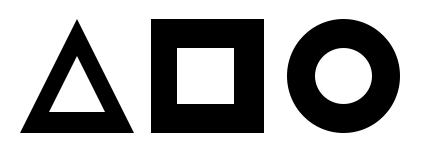
#> input picture img/shapes_donut.png, 421 x 154 px
$ python cntr_heirach.py   (older library calls are emulated)
#> lines starting #> are read from the running program, lines starting #| are printed output that depends on the picture; after the words box and inside, x2 and y2 are one past the last pixel; in counts of white or black regions, pixels touching at a corner belong together
import cv2
import numpy as np

# 영상 읽기
img = cv2.imread('../img/shapes_donut.png')
#> img is the input picture: shape (154, 421, 3); min 0, max 255, mean 167.6
img2 = img.copy()
# 바이너리 이미지로 변환
imgray = cv2.cvtColor(img, cv2.COLOR_BGR2GRAY)
ret, imthres = cv2.threshold(imgray, 127, 255, cv2.THRESH_BINARY_INV)
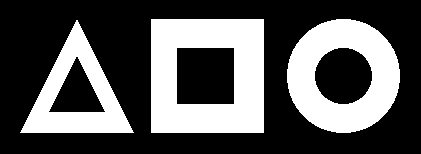
#> imthres: shape (154, 421); 34.3% white; 3 white regions

# 가장 바깥 컨투어만 수집   --- ①
"""
im2, contour, hierarchy = cv2.findContours(imthres, cv2.RETR_EXTERNAL, \
                                                cv2.CHAIN_APPROX_NONE)
"""
contour, hierarchy = cv2.findContours(imthres, cv2.RETR_EXTERNAL, cv2.CHAIN_APPROX_NONE)
#> contour = 3 contours; box (x1, y1, x2, y2) and area: (151, 19, 264, 133) 12656, (287, 19, 400, 133) 9964, (20, 20, 134, 133) 6328
print(len(contour), hierarchy)
#| 3 [[[ 1 -1 -1 -1]
#|   [ 2  0 -1 -1]
#|   [-1  1 -1 -1]]]
# 컨투어 갯수와 계층 트리 출력 --- ②
print(len(contour), hierarchy)
#| 3 [[[ 1 -1 -1 -1]
#|   [ 2  0 -1 -1]
#|   [-1  1 -1 -1]]]

# 모든 컨투어를 트리 계층 으로 수집 ---③
"""
im2, contour2, hierarchy = cv2.findContours(imthres, cv2.RETR_TREE, \
                                            cv2.CHAIN_APPROX_SIMPLE)
"""
contour2, hierarchy = cv2.findContours(imthres, cv2.RETR_TREE, cv2.CHAIN_APPROX_SIMPLE)
#> contour2 = 6 contours; box (x1, y1, x2, y2) and area: (151, 19, 264, 133) 12656, (287, 19, 400, 133) 9964, (20, 20, 134, 133) 6328, (176, 47, 235, 105) 3304, (314, 47, 373, 105) 2584, (48, 56, 106, 113) 1651
print(len(contour2), hierarchy)
#| 6 [[[ 2 -1  1 -1]
#|   [-1 -1 -1  0]
#|   [ 4  0  3 -1]
#|   [-1 -1 -1  2]
#|   [-1  2  5 -1]
#|   [-1 -1 -1  4]]]

# 컨투어 갯수와 계층 트리 출력 ---④
print(len(contour2), hierarchy)
#| 6 [[[ 2 -1  1 -1]
#|   [-1 -1 -1  0]
#|   [ 4  0  3 -1]
#|   [-1 -1 -1  2]
#|   [-1  2  5 -1]
#|   [-1 -1 -1  4]]]

# 가장 바깥 컨투어만 그리기 ---⑤
cv2.drawContours(img, contour, -1, (0,255,0), 3)
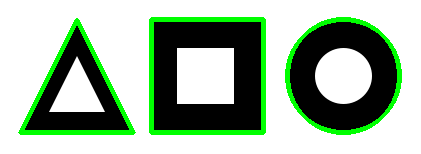
#> img: shape (154, 421, 3); 8.49% of pixels changed, all inside (x1, y1, x2, y2) = (18, 17, 402, 135)
# 모든 컨투어 그리기 ---⑥
for idx, cont in enumerate(contour2):
    # 랜덤한 컬러 추출 ---⑦
    color = [int(i) for i in np.random.randint(0,255, 3)]
    # 컨투어 인덱스 마다 랜덤한 색상으로 그리기 ---⑧
    #cv2.drawContours(img2, contour2, idx, color, 3)
    cv2.drawContours(img2, contour2, 3, color, 3)
    # 컨투어 첫 좌표에 인덱스 숫자 표시 ---⑨
    cv2.putText(img2, str(idx), tuple(cont[0][0]), cv2.FONT_HERSHEY_PLAIN, \
                                                            1, (0,0,255))
#> this loop made 6 passes
#> color on passes 1, 2, 3, 4, 6: [172, 47, 117], [192, 67, 251], [195, 103, 9], [211, 21, 242], [216, 88, 140]
#> (cont, color) on pass 5: ([[151, 19], [151, 132], [263, 132], [263, 19]], [36, 87, 70])
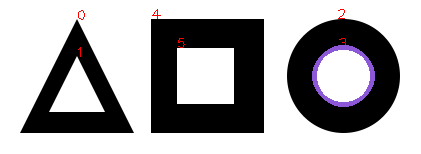
#> img2: shape (154, 421, 3); 1.43% of pixels changed, all inside (x1, y1, x2, y2) = (78, 9, 375, 107)

# 화면 출력
cv2.imshow('RETR_EXTERNAL', img)
cv2.imshow('RETR_TREE', img2)
cv2.waitKey(0)
cv2.destroyAllWindows()
